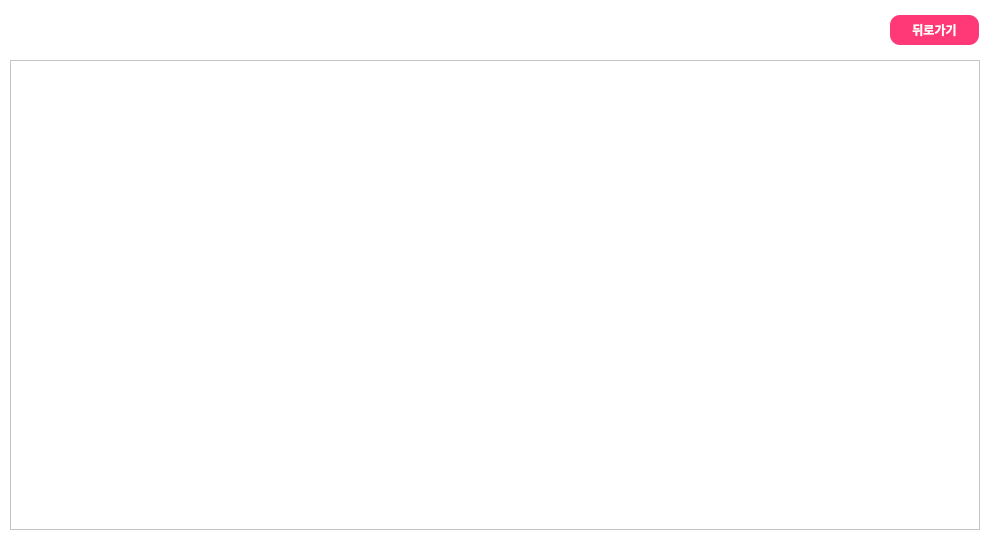
<?xml version="1.0" encoding="UTF-8"?>
<ui version="4.0">
 <class>tour</class>
 <widget class="QDialog" name="tour">
  <property name="geometry">
   <rect>
    <x>0</x>
    <y>0</y>
    <width>1000</width>
    <height>550</height>
   </rect>
  </property>
  <property name="windowTitle">
   <string/>
  </property>
  <property name="styleSheet">
   <string notr="true">background-color: rgb(255, 255, 255);</string>
  </property>
  <widget class="QPushButton" name="exit_btn">
   <property name="geometry">
    <rect>
     <x>890</x>
     <y>15</y>
     <width>89</width>
     <height>30</height>
    </rect>
   </property>
   <property name="font">
    <font>
     <family>Sans</family>
     <weight>75</weight>
     <bold>true</bold>
    </font>
   </property>
   <property name="styleSheet">
    <string notr="true">QPushButton{
	background-color: rgb(255, 56, 120);
	color: rgb(255, 255, 255);
    border-radius: 10px;
}
QPushButton:hover{
	background-color: rgb(255, 255, 255);
	color: rgb(255, 56, 120);
    border-radius: 10px;
}</string>
   </property>
   <property name="text">
    <string>뒤로가기</string>
   </property>
  </widget>
  <widget class="QTableWidget" name="list">
   <property name="geometry">
    <rect>
     <x>10</x>
     <y>60</y>
     <width>970</width>
     <height>470</height>
    </rect>
   </property>
   <attribute name="horizontalHeaderCascadingSectionResizes">
    <bool>false</bool>
   </attribute>
   <attribute name="horizontalHeaderDefaultSectionSize">
    <number>150</number>
   </attribute>
   <attribute name="horizontalHeaderShowSortIndicator" stdset="0">
    <bool>false</bool>
   </attribute>
   <attribute name="horizontalHeaderStretchLastSection">
    <bool>true</bool>
   </attribute>
   <attribute name="verticalHeaderVisible">
    <bool>false</bool>
   </attribute>
  </widget>
 </widget>
 <resources/>
 <connections/>
</ui>
